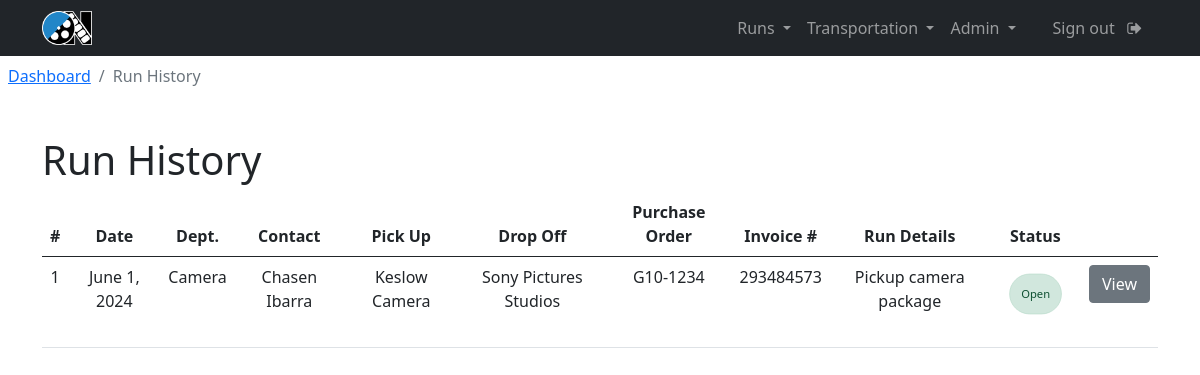
Page /run_history (signed in) on the earlier database version.
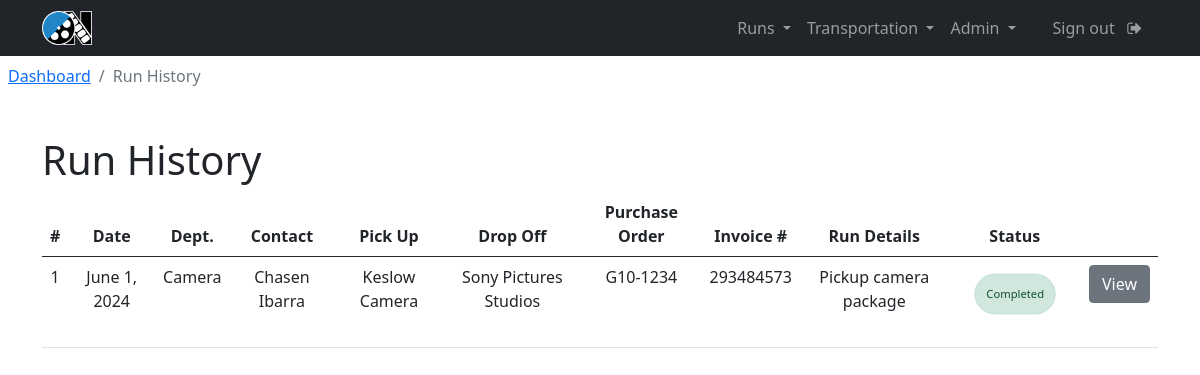
Same page on the later database version.
### transportation/models.py (models this page shows, shortened)
class RunRequest(models.Model):
    production_title = models.CharField(max_length=150, null=True)
    create_date = models.DateField(auto_now_add=True)
    requester_name = models.CharField(max_length=100)
    requester_phone = models.CharField(max_length=15)
    requester_email = models.CharField(max_length=255)
    requester_department = models.CharField(max_length=100)
    run_date = models.DateField()
    ready_time = models.TimeField(null=True, blank=True)
    need_by_this_time = models.TimeField(null=True, blank=True)
    pickup_name = models.CharField(max_length=100)
    pickup_phone = models.CharField(max_length=15, null=True, blank=True)
    pickup_address_1 = models.CharField(max_length=100)
    pickup_address_2 = models.CharField(max_length=100, null=True, blank=True)
    pickup_city = models.CharField(max_length=100)
    pickup_state = models.CharField(max_length=2)
    pickup_zip = models.CharField(max_length=10)
    dropoff_name = models.CharField(max_length=100)
    dropoff_phone = models.CharField(max_length=15, blank=True)
    dropoff_address_1 = models.CharField(max_length=100)
    dropoff_address_2 = models.CharField(max_length=100, null=True, blank=True)
    dropoff_city = models.CharField(max_length=100)
    dropoff_state = models.CharField(max_length=2)
    dropoff_zip = models.CharField(max_length=10)
    purchase_order = models.CharField(max_length=20, null=True, blank=True)
    vendor_invoice  = models.CharField(max_length=20, null=True, blank=True)
    run_status = models.CharField(max_length=20, null=True, blank=True)
    truck_size = models.CharField(max_length=50, null=True, blank=True)
    run_details = models.TextField(max_length=500)
    assigned_driver = models.CharField(max_length=100, null=True, blank=True)

### interface/views.py (the view)
# urls.py: path('run_history', views.run_history, name="run_history"),
@login_required(login_url='login')
def run_history(request):
    runs = RunRequest.objects.all()
    context = {
        'runs': runs
    }
    return render(request, 'interface/run_history.html', context=context)

### interface/templates/interface/run_history.html
{% extends 'interface/layout.html' %}
{% load crispy_forms_tags %}
{% block content %}
    <nav class="p-2" aria-label="breadcrumb">
        <ol class="breadcrumb">
        <li class="breadcrumb-item"><a href="{% url 'dashboard' %}">Dashboard</a></li>
        <li class="breadcrumb-item active" aria-current="page">Run History</li>
        </ol>
    </nav>
    <main>
        <br>
        <div class="container">
            <h1>Run History</h1>
        </div>
        <div class="container" style="overflow-x:auto">
            <table class="table">
                <thead>
                    <th scope="col">#</th>
                    <th scope="col">Date</th>
                    <th scope="col">Dept.</th>
                    <th scope="col" class="hidden-column">Contact</th>
                    <th scope="col">Pick Up</th>
                    <th scope="col" class="hidden-column">Drop Off</th>
                    <th scope="col">Purchase Order</th>
                    <th scope="col" class="hidden-column" class="hidden-column">Invoice #</th>
                    <th scope="col" class="hidden-column">Run Details</th>
                    <th scope="col">Status</th>
                    <th scope="col"></th>
                </thead>
                <tbody>
                    {% for run in runs %}
                        <td scope="row">{{ run.id }}</td>
                        <td scope="row">{{ run.run_date }}</td>
                        <td scope="row">{{ run.requester_department }}</td>
                        <td scope="row" class="hidden-column">{{ run.requester_name }}</td>
                        <td scope="row">
                            {{ run.pickup_name }}<br>
                        </td>
                        <td scope="row" class="hidden-column">
                            {{ run.dropoff_name }}<br>
                        </td>
                        <td scope="row" class="hidden-column">{{ run.purchase_order }}</td>
                        <td scope="row" class="hidden-column">{{ run.vendor_invoice }}</td>
                        <td scope="row" class="hidden-column">
                            {{ run.run_details }}
                        </td>
                        <td scope="row">
                            <div class="alert alert-success run-status" role="alert">
                                {{ run.run_status }}
                            </div>
                        </td>
                        <td>
                            <a class="btn btn-secondary" href="{% url 'view_run' run.id %}">View</a>
                        </td>
                    {% endfor %}
                </tbody>
            </table>
        </div>
    </main>
{% endblock %}

Differences in the rows shown:
changed RunRequest "Camera": run_status "Open" → "Completed"
